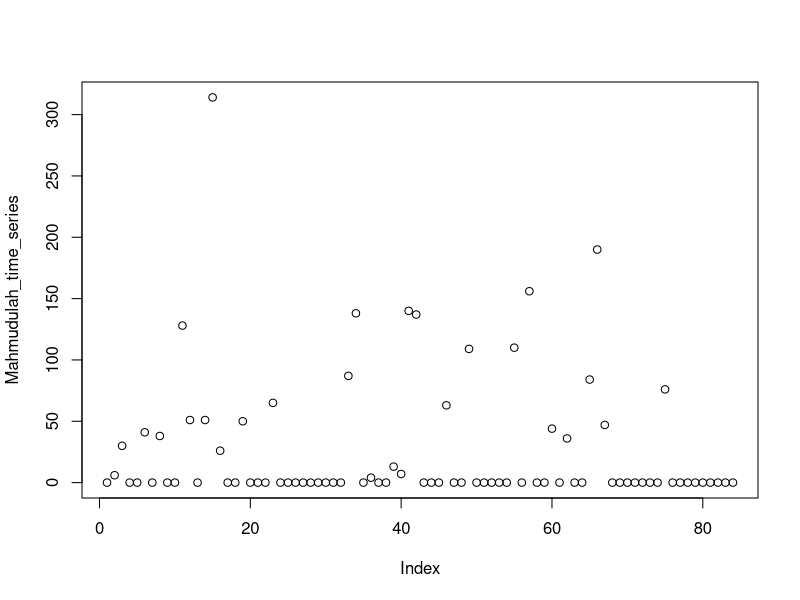
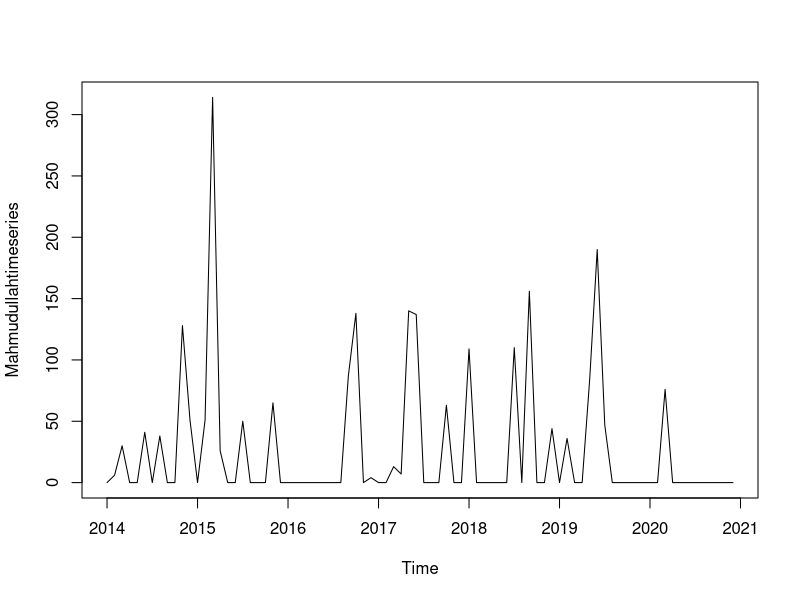
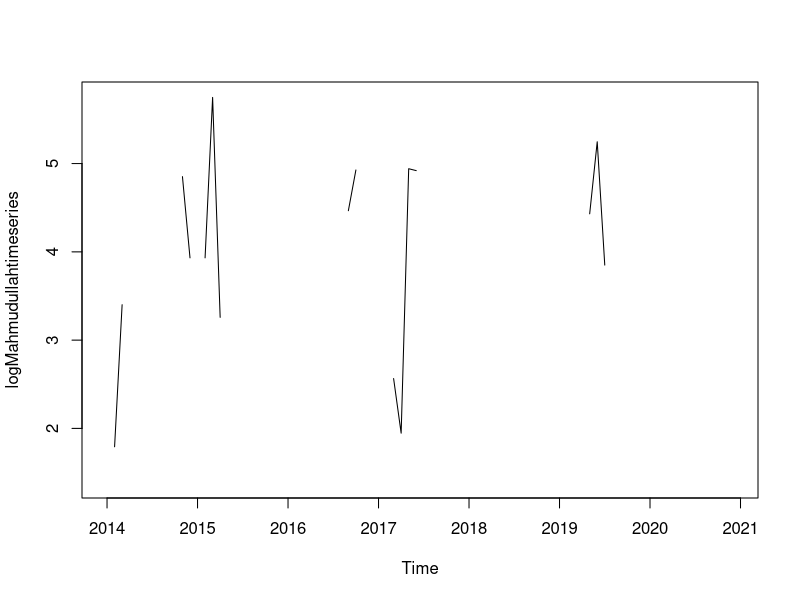
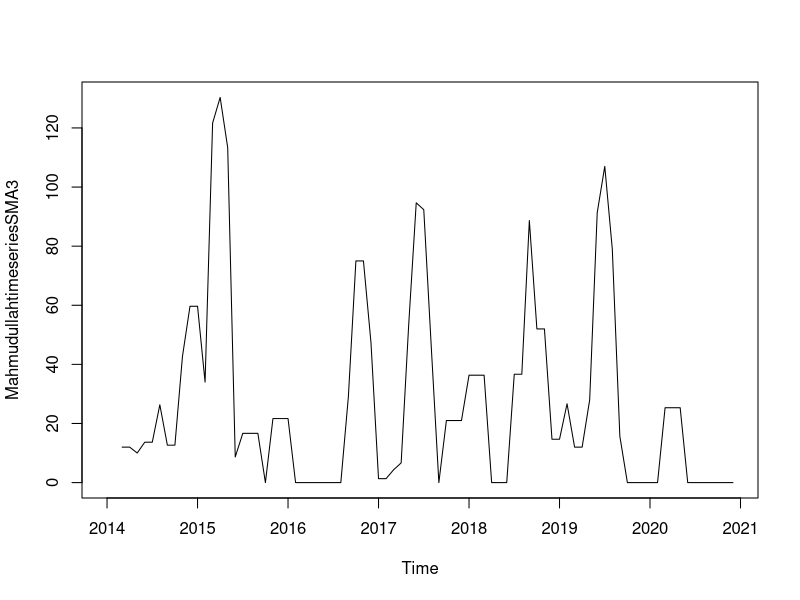
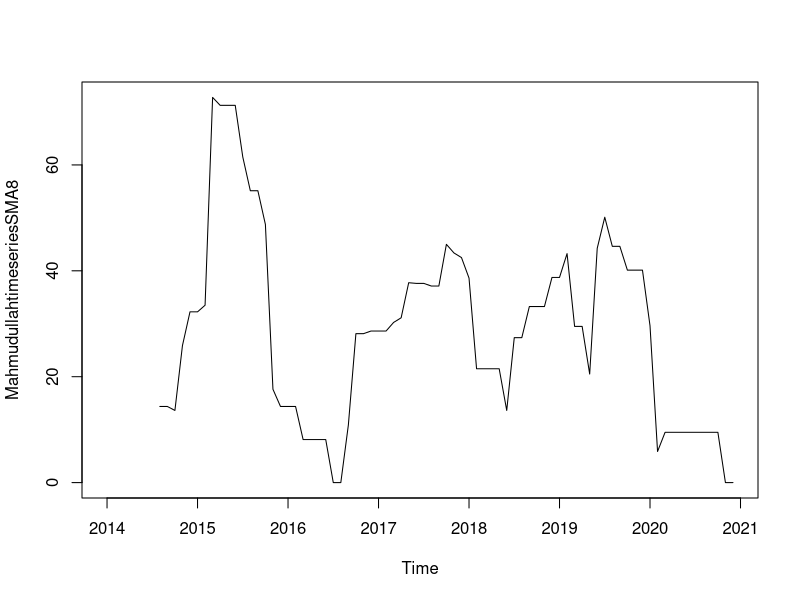
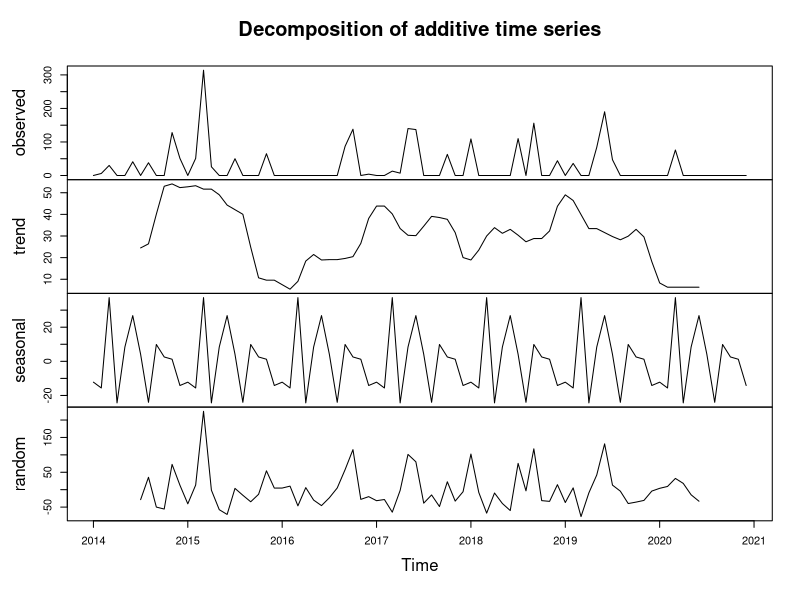
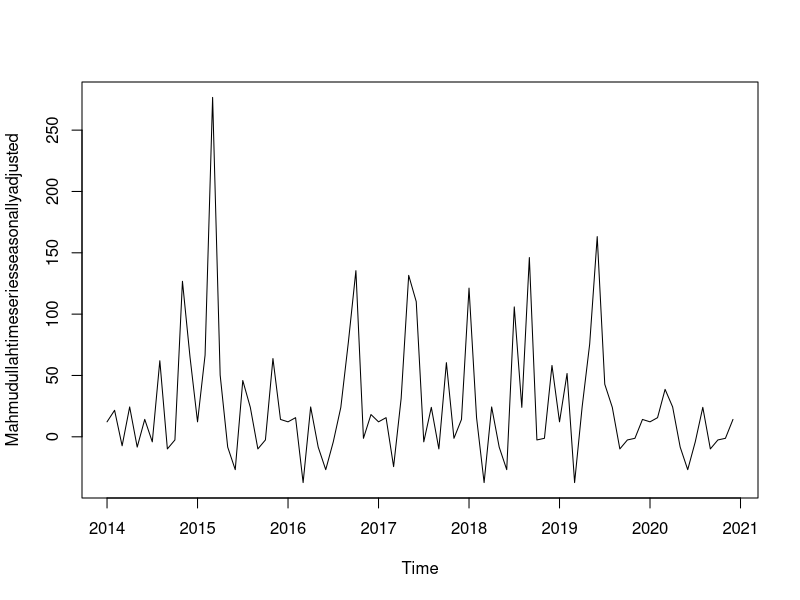

The R source for these figures, in order:

#Plotting Time Series
Mahmudulah_time_series<- c(0,6,30,0,0,41,0,38,0,0,128,51,0,51,314,26,0,0,50,0,0,0,65,0,0,0,0,0,0,0,0,0,87,138,0,4,0,0,13,7,140,137,0,0,0,63,0,0,109,0,0,0,0,0,110,0,156,0,0,44,0,36,0,0,84,190,47,0,0,0,0,0,0,0,76,0,0,0,0,0,0,0,0,0)
print(Mahmudulah_time_series)
plot(Mahmudulah_time_series)

Mahmudullahtimeseries<- ts(Mahmudulah_time_series,start=c(2014,1),frequency = 12)
print(Mahmudullahtimeseries)
plot(Mahmudullahtimeseries)

logMahmudullahtimeseries <- log(Mahmudullahtimeseries)
plot.ts(logMahmudullahtimeseries)

#------Decomposing Time Series--------
#Decomposing Non-Seasonal Data

install.packages("TTR")
library(TTR)

MahmudullahtimeseriesSMA3 <- SMA(Mahmudullahtimeseries,n=3)
plot(MahmudullahtimeseriesSMA3)
MahmudullahtimeseriesSMA8 <- SMA(Mahmudullahtimeseries,n=8)
plot(MahmudullahtimeseriesSMA8)

#Decomposing Seasonal Data
Mahmudullahtimeseriescomponents <- decompose(Mahmudullahtimeseries)
plot(Mahmudullahtimeseriescomponents)

#Seasonally Adjusting
Mahmudullahtimeseriescomponents <- decompose(Mahmudullahtimeseries)
Mahmudullahtimeseriesseasonallyadjusted <- Mahmudullahtimeseries - Mahmudullahtimeseriescomponents$seasonal
plot(Mahmudullahtimeseriesseasonallyadjusted)
